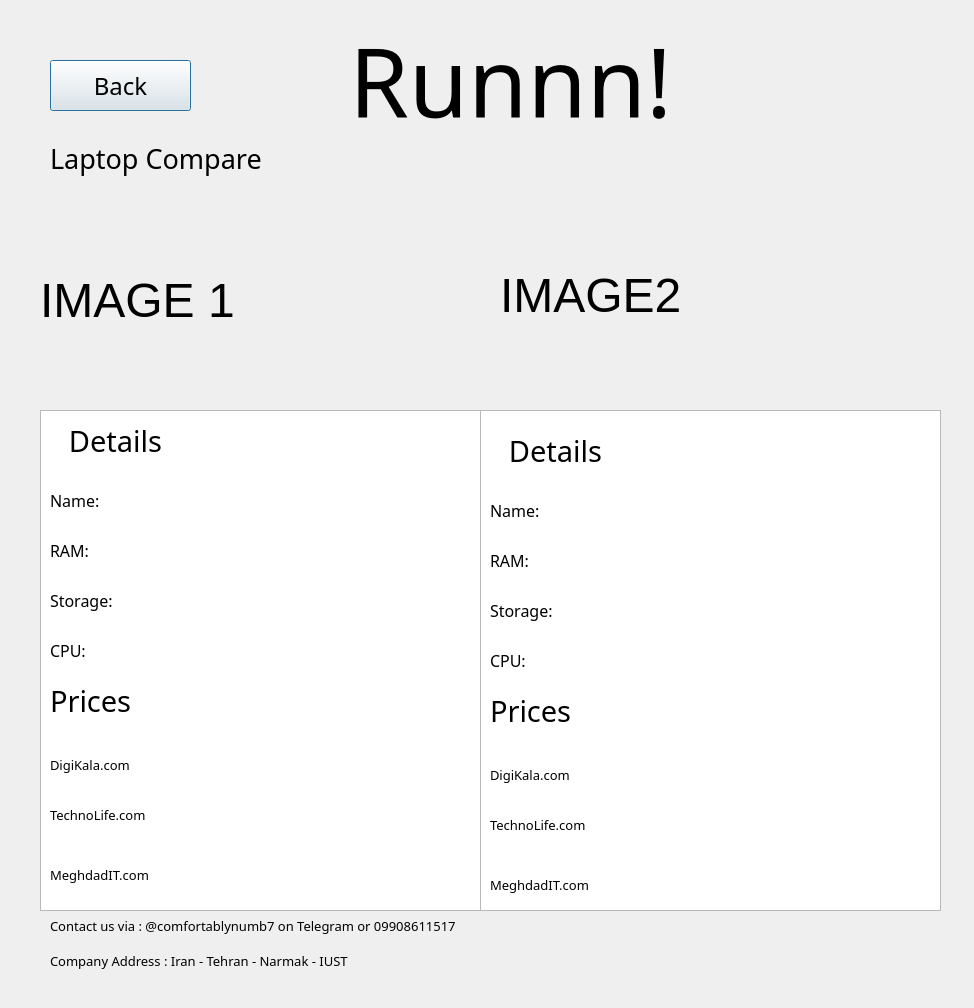
<?xml version="1.0" encoding="UTF-8"?>
<ui version="4.0">
 <class>Dialog</class>
 <widget class="QDialog" name="Dialog">
  <property name="geometry">
   <rect>
    <x>0</x>
    <y>0</y>
    <width>974</width>
    <height>1008</height>
   </rect>
  </property>
  <property name="windowTitle">
   <string>Dialog</string>
  </property>
  <widget class="QLabel" name="Image1">
   <property name="geometry">
    <rect>
     <x>40</x>
     <y>195</y>
     <width>441</width>
     <height>211</height>
    </rect>
   </property>
   <property name="font">
    <font>
     <pointsize>36</pointsize>
    </font>
   </property>
   <property name="text">
    <string>IMAGE 1</string>
   </property>
  </widget>
  <widget class="QLabel" name="Image2">
   <property name="geometry">
    <rect>
     <x>500</x>
     <y>190</y>
     <width>441</width>
     <height>211</height>
    </rect>
   </property>
   <property name="font">
    <font>
     <pointsize>36</pointsize>
    </font>
   </property>
   <property name="text">
    <string>IMAGE2</string>
   </property>
  </widget>
  <widget class="QLabel" name="label_4">
   <property name="geometry">
    <rect>
     <x>50</x>
     <y>910</y>
     <width>741</width>
     <height>101</height>
    </rect>
   </property>
   <property name="font">
    <font>
     <family>Cooper Black</family>
     <pointsize>10</pointsize>
    </font>
   </property>
   <property name="text">
    <string>Company Address : Iran - Tehran - Narmak - IUST </string>
   </property>
  </widget>
  <widget class="QPushButton" name="BackButton">
   <property name="geometry">
    <rect>
     <x>50</x>
     <y>60</y>
     <width>141</width>
     <height>51</height>
    </rect>
   </property>
   <property name="font">
    <font>
     <family>Cooper Black</family>
     <pointsize>18</pointsize>
    </font>
   </property>
   <property name="text">
    <string>Back</string>
   </property>
  </widget>
  <widget class="QLabel" name="label_3">
   <property name="geometry">
    <rect>
     <x>50</x>
     <y>900</y>
     <width>761</width>
     <height>51</height>
    </rect>
   </property>
   <property name="font">
    <font>
     <family>Cooper Black</family>
     <pointsize>10</pointsize>
    </font>
   </property>
   <property name="text">
    <string>Contact us via : @comfortablynumb7 on Telegram or 09908611517                                                                                          </string>
   </property>
  </widget>
  <widget class="QLabel" name="label_2">
   <property name="geometry">
    <rect>
     <x>320</x>
     <y>20</y>
     <width>381</width>
     <height>121</height>
    </rect>
   </property>
   <property name="palette">
    <palette>
     <active>
      <colorrole role="WindowText">
       <brush brushstyle="SolidPattern">
        <color alpha="255">
         <red>0</red>
         <green>0</green>
         <blue>0</blue>
        </color>
       </brush>
      </colorrole>
     </active>
     <inactive>
      <colorrole role="WindowText">
       <brush brushstyle="SolidPattern">
        <color alpha="255">
         <red>0</red>
         <green>0</green>
         <blue>0</blue>
        </color>
       </brush>
      </colorrole>
     </inactive>
     <disabled>
      <colorrole role="WindowText">
       <brush brushstyle="SolidPattern">
        <color alpha="255">
         <red>120</red>
         <green>120</green>
         <blue>120</blue>
        </color>
       </brush>
      </colorrole>
     </disabled>
    </palette>
   </property>
   <property name="font">
    <font>
     <family>Pristina</family>
     <pointsize>72</pointsize>
     <weight>50</weight>
     <bold>false</bold>
    </font>
   </property>
   <property name="text">
    <string>Runnn!</string>
   </property>
   <property name="alignment">
    <set>Qt::AlignCenter</set>
   </property>
  </widget>
  <widget class="QLabel" name="label">
   <property name="geometry">
    <rect>
     <x>50</x>
     <y>140</y>
     <width>471</width>
     <height>71</height>
    </rect>
   </property>
   <property name="font">
    <font>
     <family>Cooper Black</family>
     <pointsize>20</pointsize>
     <weight>50</weight>
     <bold>false</bold>
    </font>
   </property>
   <property name="text">
    <string>Laptop Compare</string>
   </property>
   <property name="alignment">
    <set>Qt::AlignLeading|Qt::AlignLeft|Qt::AlignTop</set>
   </property>
  </widget>
  <widget class="QColumnView" name="columnView_2">
   <property name="geometry">
    <rect>
     <x>480</x>
     <y>410</y>
     <width>461</width>
     <height>501</height>
    </rect>
   </property>
  </widget>
  <widget class="QColumnView" name="columnView1">
   <property name="geometry">
    <rect>
     <x>40</x>
     <y>410</y>
     <width>441</width>
     <height>501</height>
    </rect>
   </property>
  </widget>
  <widget class="QLabel" name="Storage_Label">
   <property name="geometry">
    <rect>
     <x>160</x>
     <y>580</y>
     <width>211</width>
     <height>40</height>
    </rect>
   </property>
   <property name="font">
    <font>
     <family>Cooper Black</family>
     <pointsize>10</pointsize>
     <weight>50</weight>
     <bold>false</bold>
    </font>
   </property>
   <property name="text">
    <string/>
   </property>
   <property name="wordWrap">
    <bool>true</bool>
   </property>
  </widget>
  <widget class="QLabel" name="Name">
   <property name="geometry">
    <rect>
     <x>50</x>
     <y>480</y>
     <width>80</width>
     <height>40</height>
    </rect>
   </property>
   <property name="font">
    <font>
     <family>Cooper Black</family>
     <pointsize>12</pointsize>
     <weight>50</weight>
     <bold>false</bold>
    </font>
   </property>
   <property name="text">
    <string>Name:</string>
   </property>
  </widget>
  <widget class="QLabel" name="Storage">
   <property name="geometry">
    <rect>
     <x>50</x>
     <y>580</y>
     <width>91</width>
     <height>40</height>
    </rect>
   </property>
   <property name="font">
    <font>
     <family>Cooper Black</family>
     <pointsize>12</pointsize>
     <weight>50</weight>
     <bold>false</bold>
    </font>
   </property>
   <property name="text">
    <string>Storage:</string>
   </property>
  </widget>
  <widget class="QLabel" name="Details">
   <property name="geometry">
    <rect>
     <x>50</x>
     <y>410</y>
     <width>131</width>
     <height>61</height>
    </rect>
   </property>
   <property name="font">
    <font>
     <family>Cooper Black</family>
     <pointsize>22</pointsize>
     <weight>50</weight>
     <bold>false</bold>
    </font>
   </property>
   <property name="text">
    <string>Details</string>
   </property>
   <property name="alignment">
    <set>Qt::AlignCenter</set>
   </property>
  </widget>
  <widget class="QLabel" name="Name_Label">
   <property name="geometry">
    <rect>
     <x>160</x>
     <y>480</y>
     <width>221</width>
     <height>40</height>
    </rect>
   </property>
   <property name="font">
    <font>
     <family>Cooper Black</family>
     <pointsize>10</pointsize>
     <weight>50</weight>
     <bold>false</bold>
    </font>
   </property>
   <property name="text">
    <string/>
   </property>
   <property name="wordWrap">
    <bool>true</bool>
   </property>
  </widget>
  <widget class="QLabel" name="CPU">
   <property name="geometry">
    <rect>
     <x>50</x>
     <y>630</y>
     <width>90</width>
     <height>40</height>
    </rect>
   </property>
   <property name="font">
    <font>
     <family>Cooper Black</family>
     <pointsize>12</pointsize>
     <weight>50</weight>
     <bold>false</bold>
    </font>
   </property>
   <property name="text">
    <string>CPU:</string>
   </property>
  </widget>
  <widget class="QLabel" name="CPU_Label">
   <property name="geometry">
    <rect>
     <x>160</x>
     <y>630</y>
     <width>211</width>
     <height>40</height>
    </rect>
   </property>
   <property name="font">
    <font>
     <family>Cooper Black</family>
     <pointsize>10</pointsize>
     <weight>50</weight>
     <bold>false</bold>
    </font>
   </property>
   <property name="text">
    <string/>
   </property>
   <property name="wordWrap">
    <bool>true</bool>
   </property>
  </widget>
  <widget class="QLabel" name="RAM_Label">
   <property name="geometry">
    <rect>
     <x>160</x>
     <y>530</y>
     <width>221</width>
     <height>40</height>
    </rect>
   </property>
   <property name="font">
    <font>
     <family>Cooper Black</family>
     <pointsize>10</pointsize>
     <weight>50</weight>
     <bold>false</bold>
    </font>
   </property>
   <property name="text">
    <string/>
   </property>
   <property name="wordWrap">
    <bool>true</bool>
   </property>
  </widget>
  <widget class="QLabel" name="RAM">
   <property name="geometry">
    <rect>
     <x>50</x>
     <y>530</y>
     <width>80</width>
     <height>40</height>
    </rect>
   </property>
   <property name="font">
    <font>
     <family>Cooper Black</family>
     <pointsize>12</pointsize>
     <weight>50</weight>
     <bold>false</bold>
    </font>
   </property>
   <property name="text">
    <string>RAM:</string>
   </property>
  </widget>
  <widget class="QLabel" name="TechonLife_Label">
   <property name="geometry">
    <rect>
     <x>190</x>
     <y>790</y>
     <width>311</width>
     <height>50</height>
    </rect>
   </property>
   <property name="font">
    <font>
     <family>Cooper Black</family>
     <pointsize>12</pointsize>
     <weight>50</weight>
     <bold>false</bold>
    </font>
   </property>
   <property name="text">
    <string/>
   </property>
  </widget>
  <widget class="QLabel" name="Digikala_Label">
   <property name="geometry">
    <rect>
     <x>190</x>
     <y>740</y>
     <width>311</width>
     <height>50</height>
    </rect>
   </property>
   <property name="font">
    <font>
     <family>Cooper Black</family>
     <pointsize>12</pointsize>
     <weight>50</weight>
     <bold>false</bold>
    </font>
   </property>
   <property name="text">
    <string/>
   </property>
  </widget>
  <widget class="QLabel" name="MeghdadIT_Label">
   <property name="geometry">
    <rect>
     <x>200</x>
     <y>850</y>
     <width>291</width>
     <height>50</height>
    </rect>
   </property>
   <property name="font">
    <font>
     <family>Cooper Black</family>
     <pointsize>12</pointsize>
     <weight>50</weight>
     <bold>false</bold>
    </font>
   </property>
   <property name="text">
    <string/>
   </property>
  </widget>
  <widget class="QLabel" name="Prices">
   <property name="geometry">
    <rect>
     <x>50</x>
     <y>680</y>
     <width>121</width>
     <height>41</height>
    </rect>
   </property>
   <property name="font">
    <font>
     <family>Cooper Black</family>
     <pointsize>22</pointsize>
     <weight>50</weight>
     <bold>false</bold>
    </font>
   </property>
   <property name="text">
    <string>Prices</string>
   </property>
  </widget>
  <widget class="QLabel" name="TechnoLife">
   <property name="geometry">
    <rect>
     <x>50</x>
     <y>790</y>
     <width>140</width>
     <height>50</height>
    </rect>
   </property>
   <property name="font">
    <font>
     <family>Cooper Black</family>
     <pointsize>10</pointsize>
     <weight>50</weight>
     <bold>false</bold>
    </font>
   </property>
   <property name="text">
    <string>TechnoLife.com</string>
   </property>
  </widget>
  <widget class="QLabel" name="MeghdadIT">
   <property name="geometry">
    <rect>
     <x>50</x>
     <y>850</y>
     <width>140</width>
     <height>50</height>
    </rect>
   </property>
   <property name="font">
    <font>
     <family>Cooper Black</family>
     <pointsize>10</pointsize>
     <weight>50</weight>
     <bold>false</bold>
    </font>
   </property>
   <property name="text">
    <string>MeghdadIT.com</string>
   </property>
  </widget>
  <widget class="QLabel" name="Digikala">
   <property name="geometry">
    <rect>
     <x>50</x>
     <y>740</y>
     <width>140</width>
     <height>50</height>
    </rect>
   </property>
   <property name="font">
    <font>
     <family>Cooper Black</family>
     <pointsize>10</pointsize>
     <weight>50</weight>
     <bold>false</bold>
    </font>
   </property>
   <property name="text">
    <string>DigiKala.com</string>
   </property>
  </widget>
  <widget class="QLabel" name="Prices_2">
   <property name="geometry">
    <rect>
     <x>490</x>
     <y>690</y>
     <width>121</width>
     <height>41</height>
    </rect>
   </property>
   <property name="font">
    <font>
     <family>Cooper Black</family>
     <pointsize>22</pointsize>
     <weight>50</weight>
     <bold>false</bold>
    </font>
   </property>
   <property name="text">
    <string>Prices</string>
   </property>
  </widget>
  <widget class="QLabel" name="Name_2">
   <property name="geometry">
    <rect>
     <x>490</x>
     <y>490</y>
     <width>80</width>
     <height>40</height>
    </rect>
   </property>
   <property name="font">
    <font>
     <family>Cooper Black</family>
     <pointsize>12</pointsize>
     <weight>50</weight>
     <bold>false</bold>
    </font>
   </property>
   <property name="text">
    <string>Name:</string>
   </property>
  </widget>
  <widget class="QLabel" name="CPU_2">
   <property name="geometry">
    <rect>
     <x>490</x>
     <y>640</y>
     <width>90</width>
     <height>40</height>
    </rect>
   </property>
   <property name="font">
    <font>
     <family>Cooper Black</family>
     <pointsize>12</pointsize>
     <weight>50</weight>
     <bold>false</bold>
    </font>
   </property>
   <property name="text">
    <string>CPU:</string>
   </property>
  </widget>
  <widget class="QLabel" name="CPU_Label_2">
   <property name="geometry">
    <rect>
     <x>600</x>
     <y>640</y>
     <width>211</width>
     <height>40</height>
    </rect>
   </property>
   <property name="font">
    <font>
     <family>Cooper Black</family>
     <pointsize>10</pointsize>
     <weight>50</weight>
     <bold>false</bold>
    </font>
   </property>
   <property name="text">
    <string/>
   </property>
   <property name="wordWrap">
    <bool>true</bool>
   </property>
  </widget>
  <widget class="QLabel" name="RAM_2">
   <property name="geometry">
    <rect>
     <x>490</x>
     <y>540</y>
     <width>80</width>
     <height>40</height>
    </rect>
   </property>
   <property name="font">
    <font>
     <family>Cooper Black</family>
     <pointsize>12</pointsize>
     <weight>50</weight>
     <bold>false</bold>
    </font>
   </property>
   <property name="text">
    <string>RAM:</string>
   </property>
  </widget>
  <widget class="QLabel" name="RAM_Label_2">
   <property name="geometry">
    <rect>
     <x>600</x>
     <y>540</y>
     <width>221</width>
     <height>40</height>
    </rect>
   </property>
   <property name="font">
    <font>
     <family>Cooper Black</family>
     <pointsize>10</pointsize>
     <weight>50</weight>
     <bold>false</bold>
    </font>
   </property>
   <property name="text">
    <string/>
   </property>
   <property name="wordWrap">
    <bool>true</bool>
   </property>
  </widget>
  <widget class="QLabel" name="TechonLife_Label_2">
   <property name="geometry">
    <rect>
     <x>630</x>
     <y>800</y>
     <width>311</width>
     <height>50</height>
    </rect>
   </property>
   <property name="font">
    <font>
     <family>Cooper Black</family>
     <pointsize>12</pointsize>
     <weight>50</weight>
     <bold>false</bold>
    </font>
   </property>
   <property name="text">
    <string/>
   </property>
  </widget>
  <widget class="QLabel" name="Storage_2">
   <property name="geometry">
    <rect>
     <x>490</x>
     <y>590</y>
     <width>91</width>
     <height>40</height>
    </rect>
   </property>
   <property name="font">
    <font>
     <family>Cooper Black</family>
     <pointsize>12</pointsize>
     <weight>50</weight>
     <bold>false</bold>
    </font>
   </property>
   <property name="text">
    <string>Storage:</string>
   </property>
  </widget>
  <widget class="QLabel" name="MeghdadIT_Label_2">
   <property name="geometry">
    <rect>
     <x>640</x>
     <y>860</y>
     <width>291</width>
     <height>50</height>
    </rect>
   </property>
   <property name="font">
    <font>
     <family>Cooper Black</family>
     <pointsize>12</pointsize>
     <weight>50</weight>
     <bold>false</bold>
    </font>
   </property>
   <property name="text">
    <string/>
   </property>
  </widget>
  <widget class="QLabel" name="Name_Label_2">
   <property name="geometry">
    <rect>
     <x>600</x>
     <y>490</y>
     <width>221</width>
     <height>40</height>
    </rect>
   </property>
   <property name="font">
    <font>
     <family>Cooper Black</family>
     <pointsize>10</pointsize>
     <weight>50</weight>
     <bold>false</bold>
    </font>
   </property>
   <property name="text">
    <string/>
   </property>
   <property name="wordWrap">
    <bool>true</bool>
   </property>
  </widget>
  <widget class="QLabel" name="TechnoLife_2">
   <property name="geometry">
    <rect>
     <x>490</x>
     <y>800</y>
     <width>140</width>
     <height>50</height>
    </rect>
   </property>
   <property name="font">
    <font>
     <family>Cooper Black</family>
     <pointsize>10</pointsize>
     <weight>50</weight>
     <bold>false</bold>
    </font>
   </property>
   <property name="text">
    <string>TechnoLife.com</string>
   </property>
  </widget>
  <widget class="QLabel" name="MeghdadIT_2">
   <property name="geometry">
    <rect>
     <x>490</x>
     <y>860</y>
     <width>140</width>
     <height>50</height>
    </rect>
   </property>
   <property name="font">
    <font>
     <family>Cooper Black</family>
     <pointsize>10</pointsize>
     <weight>50</weight>
     <bold>false</bold>
    </font>
   </property>
   <property name="text">
    <string>MeghdadIT.com</string>
   </property>
  </widget>
  <widget class="QLabel" name="Digikala_Label_2">
   <property name="geometry">
    <rect>
     <x>630</x>
     <y>750</y>
     <width>311</width>
     <height>50</height>
    </rect>
   </property>
   <property name="font">
    <font>
     <family>Cooper Black</family>
     <pointsize>12</pointsize>
     <weight>50</weight>
     <bold>false</bold>
    </font>
   </property>
   <property name="text">
    <string/>
   </property>
  </widget>
  <widget class="QLabel" name="Digikala_2">
   <property name="geometry">
    <rect>
     <x>490</x>
     <y>750</y>
     <width>140</width>
     <height>50</height>
    </rect>
   </property>
   <property name="font">
    <font>
     <family>Cooper Black</family>
     <pointsize>10</pointsize>
     <weight>50</weight>
     <bold>false</bold>
    </font>
   </property>
   <property name="text">
    <string>DigiKala.com</string>
   </property>
  </widget>
  <widget class="QLabel" name="Storage_Label_2">
   <property name="geometry">
    <rect>
     <x>600</x>
     <y>590</y>
     <width>211</width>
     <height>40</height>
    </rect>
   </property>
   <property name="font">
    <font>
     <family>Cooper Black</family>
     <pointsize>10</pointsize>
     <weight>50</weight>
     <bold>false</bold>
    </font>
   </property>
   <property name="text">
    <string/>
   </property>
   <property name="wordWrap">
    <bool>true</bool>
   </property>
  </widget>
  <widget class="QLabel" name="Details_2">
   <property name="geometry">
    <rect>
     <x>490</x>
     <y>420</y>
     <width>131</width>
     <height>61</height>
    </rect>
   </property>
   <property name="font">
    <font>
     <family>Cooper Black</family>
     <pointsize>22</pointsize>
     <weight>50</weight>
     <bold>false</bold>
    </font>
   </property>
   <property name="text">
    <string>Details</string>
   </property>
   <property name="alignment">
    <set>Qt::AlignCenter</set>
   </property>
  </widget>
 </widget>
 <resources/>
 <connections/>
</ui>
